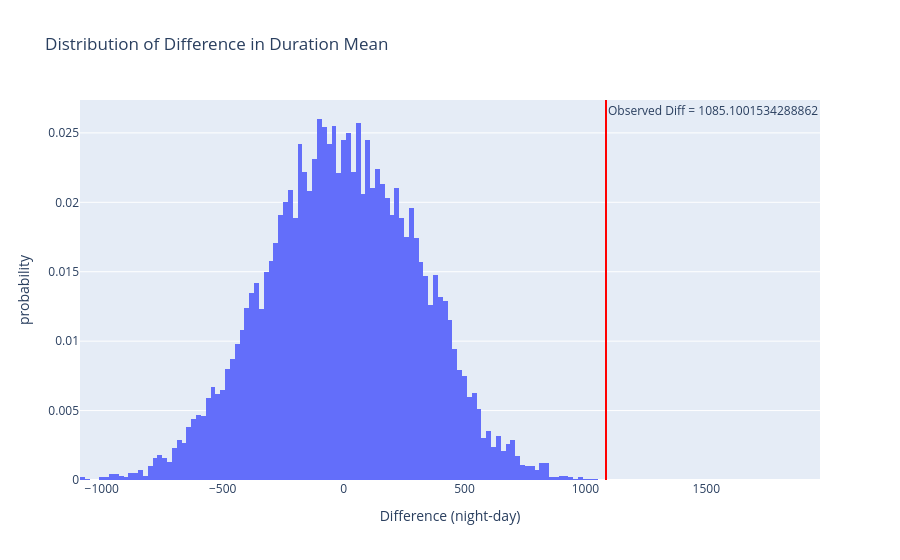

Write notebook code for a chart like this one.
### Code cell
px.histogram(x=samp_diff, histnorm="probability", title="Distribution of Difference in Duration Mean", \
                labels={"x": "Difference (night-day)", "y": "Probability"})\
                    .add_vline(x=obs, line_color="red",
                               annotation_text=f"Observed Diff = {obs}",
                               annotation_position="top right")

### Figure 1 — Plotly figure (JSON) as saved in the notebook; plotly's stock layout.template omitted (floating-point values rounded to 4 significant figures; data arrays with more than 128 entries replaced by an {"elided": "..."} marker saying what was removed)
{"data": [{"alignmentgroup": "True", "bingroup": "x", "histnorm": "probability", "hovertemplate": "Difference (night-day)=%{x}<br>probability=%{y}<extra></extra>", "legendgroup": "", "marker": {"color": "#636efa", "pattern": {"shape": ""}}, "name": "", "offsetgroup": "", "orientation": "v", "showlegend": false, "type": "histogram", "x": {"elided": "10000 float values"}, "xaxis": "x", "yaxis": "y"}], "layout": {"annotations": [{"showarrow": false, "text": "Observed Diff = 1085.1001534288862", "x": 1085.0, "xanchor": "left", "xref": "x", "y": 1, "yanchor": "top", "yref": "y domain"}], "barmode": "relative", "legend": {"tracegroupgap": 0}, "shapes": [{"line": {"color": "red"}, "type": "line", "x0": 1085.0, "x1": 1085.0, "xref": "x", "y0": 0, "y1": 1, "yref": "y domain"}], "title": {"text": "Distribution of Difference in Duration Mean"}, "xaxis": {"anchor": "y", "domain": [0, 1], "title": {"text": "Difference (night-day)"}}, "yaxis": {"anchor": "x", "domain": [0, 1], "title": {"text": "probability"}}}}
